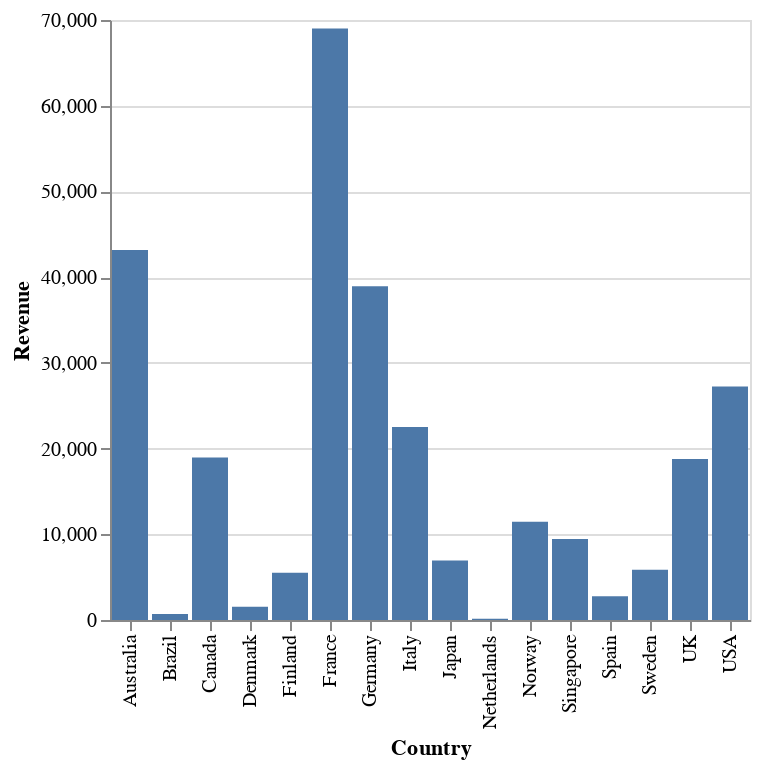

The notebook cell this image was saved under:
### Code cell
RevenueSupplierCountry |> @vlplot(:bar, x=:Country, y=:Revenue)

### Figure 1 — Vega-Lite specification as saved in the notebook (floating-point values rounded to 4 significant figures)
{"data": {"values": [{"Country": "France", "Revenue": 69020.0}, {"Country": "Australia", "Revenue": 43170.0}, {"Country": "Germany", "Revenue": 38940.0}, {"Country": "USA", "Revenue": 27250.0}, {"Country": "Italy", "Revenue": 22500.0}, {"Country": "Canada", "Revenue": 18940.0}, {"Country": "UK", "Revenue": 18780.0}, {"Country": "Norway", "Revenue": 11468}, {"Country": "Singapore", "Revenue": 9458.0}, {"Country": "Japan", "Revenue": 6949.0}, {"Country": "Sweden", "Revenue": 5867}, {"Country": "Finland", "Revenue": 5516.0}, {"Country": "Spain", "Revenue": 2766}, {"Country": "Denmark", "Revenue": 1558.0}, {"Country": "Brazil", "Revenue": 711}, {"Country": "Netherlands", "Revenue": 152}]}, "encoding": {"x": {"field": "Country", "type": "nominal"}, "y": {"field": "Revenue", "type": "quantitative"}}, "mark": "bar"}
